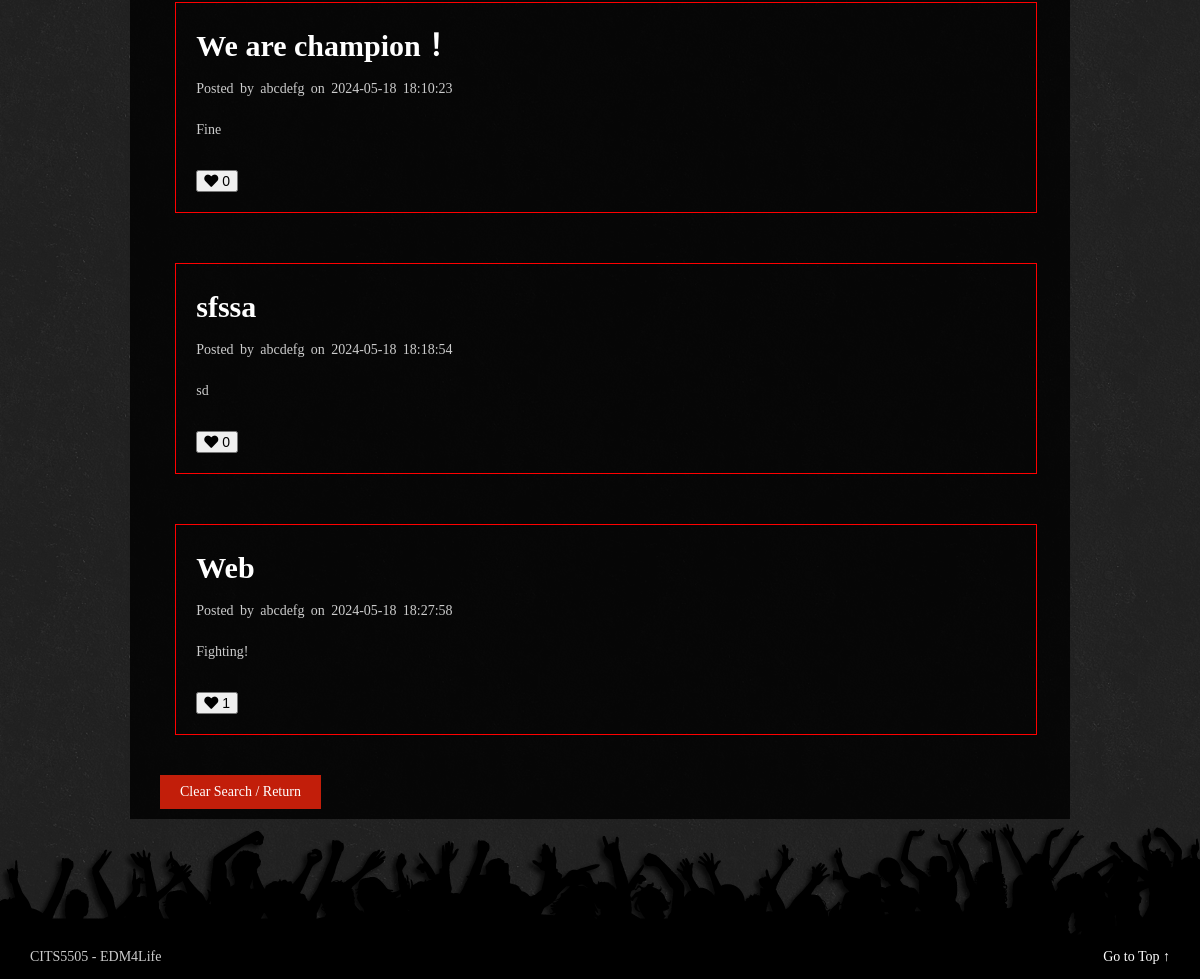
The app's page /post (signed in, lower part), older data.
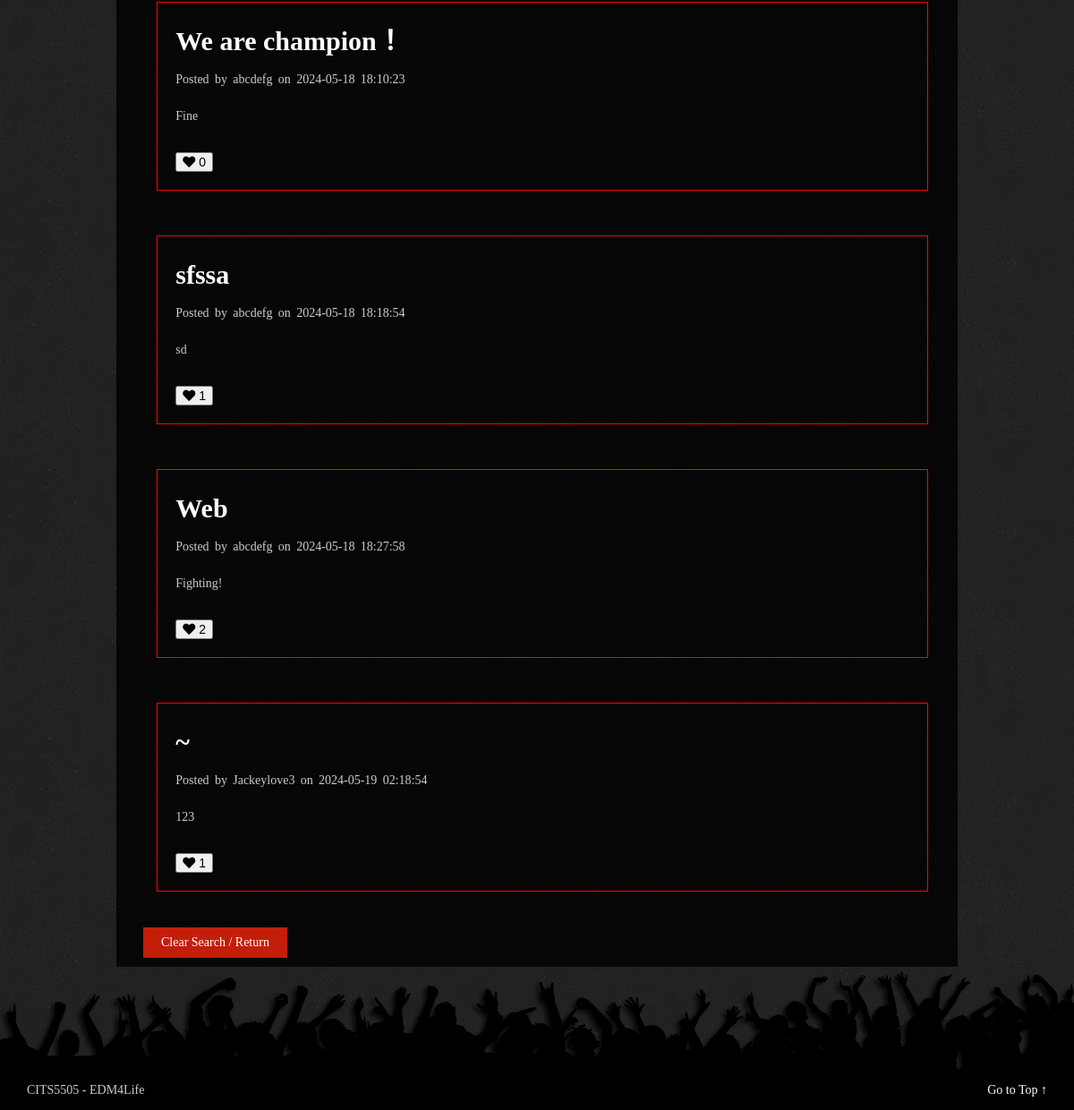
The same page, newer data.
### models.py (models this page shows, shortened)
class Request(db.Model):
    __tablename__ = 'requests'  # 表名
    id = db.Column(db.Integer, primary_key=True)  # 请求ID，主键
    title = db.Column(db.String(100), nullable=False)  # 请求标题，不能为空
    description = db.Column(db.Text, nullable=False)  # 请求描述，不能为空
    timestamp = db.Column(db.DateTime, default=lambda: datetime.now(timezone.utc), nullable=False)  # 时间戳，默认为当前时间，不能为空
    user_id = db.Column(db.Integer, db.ForeignKey('user.id'), nullable=False)  # 用户ID，外键，不能为空
    likes = db.relationship('Like', backref='request', lazy=True)  # 与 Like 模型的关系，一对多
    comments = db.relationship('Comment', backref='request', lazy=True)  # 与 Comment 模型的关系，一对多
    user = db.relationship('User', backref='user_requests', overlaps="author,requests")  # 与 User 模型的关系，多对一
    def like_count(self):
        return len(self.likes)

class User(db.Model, UserMixin):
    __tablename__ = 'user'  # 表名
    id = db.Column(db.Integer, primary_key=True)  # 用户ID，主键
    username = db.Column(db.String(80), unique=True, nullable=False)  # 用户名，唯一且不能为空
    email = db.Column(db.String(120), unique=True, nullable=False)  # 邮箱，唯一且不能为空
    password_hash = db.Column(db.String(128))  # 密码哈希
    likes = db.relationship('Like', backref='user', lazy=True)  # 与 Like 模型的关系，一对多
    comments = db.relationship('Comment', backref='user', lazy=True)  # 与 Comment 模型的关系，一对多
    requests = db.relationship('Request', backref='author', lazy=True, overlaps="author,requests")  # 与 Request 模型的关系，一对多
    points = db.relationship('Point', back_populates='user', lazy='dynamic')  # 与 Point 模型的关系，一对多
    daily_activity = db.relationship('UserDailyActivity', back_populates='user', lazy='dynamic')  # 与 UserDailyActivity 模型的关系，一对多

### site_views/views.py (the view)
@site_views.route('/post')
@login_required
def post():
    query = request.args.get('query')
    sort_by = request.args.get('sort_by')
    if query:
        requests_query = Request.query.filter(
            Request.title.ilike(f'%{query}%') | Request.description.ilike(f'%{query}%')
        )
    else:
        requests_query = Request.query
    if sort_by == 'date':
        requests = requests_query.order_by(Request.timestamp.desc()).all()
    elif sort_by == 'likes':
        requests = requests_query.outerjoin(Like).group_by(Request.id).order_by(db.func.count(Like.id).desc()).all()
    else:
        requests = requests_query.all()
    comment_form = CommentForm()
    new_request_id = request.args.get('request_id')
    return render_template('post.html', requests=requests, comment_form=comment_form, new_request_id=new_request_id)

### templates/post.html (shortened to what this page needs)
﻿<!DOCTYPE html>
<html lang="en">
<head>
  <link href="{{ url_for('static', filename='css/normalize.css') }}" rel="stylesheet" type="text/css" />
  <link href="{{ url_for('static', filename='css/style.css') }}" rel="stylesheet" type="text/css" />
  <link href="{{ url_for('static', filename='css/grid.css') }}" rel="stylesheet" type="text/css" />
  <link href="{{ url_for('static', filename='css/media.css') }}" rel="stylesheet" type="text/css" />
  <link rel="stylesheet" href="https://cdnjs.cloudflare.com/ajax/libs/font-awesome/5.15.3/css/all.min.css">
</head>
<body>
  <div class="wrapper">
    <div class="wrap">
      <div class="grids">
        {% if requests %} {% for request in requests %}
        <div class="grid-12">
          <div class="single-post">
            <h3>
              <a href="{{ url_for('site_views.single_post', request_id=request.id) }}">{{ request.title }}</a>
            </h3>
            <p>
              Posted by {{ request.user.username }} on {{
              request.timestamp.strftime('%Y-%m-%d %H:%M:%S') }}
            </p>
            <p>{% if request.description|length <= 50 %}
              {{ request.description }}
            {% else %}
              {{ request.description[:50] }}...
            {% endif %}</p>
            <button type="button" class="btn btn-primary like-btn" data-request-id="{{ request.id }}">
              <i class="fas fa-heart"></i>
              <span class="badge badge-light">{{ request.like_count() }}</span>
            </button>
          </div>
        </div>
        {% endfor %} {% endif %}
      </div>
      <div class="mb-3">
        <a href="{{ url_for('site_views.post') }}" class="button">Clear Search / Return</a>
      </div>
    </div>
  </div>
  <footer>
    <div class="credits">
      CITS5505 - EDM4Life
      <span><a id="top" href="#">Go to Top &uarr;</a></span>
    </div>
  </footer>
</body>
</html>

### static/css/style.css (style rules this page uses)
body { margin: 0px; padding: 0px; font-size: 14px; font-family: "ubunturegular"; background-color: #000; color: #ccc; background-image: url("../../images/bg.png"); background-repeat: repeat; background-attachment: fixed; }
h1, h2, h3, h4, h5, h6 { font-family: "dosisbold"; font-weight: bold; margin-bottom: 10px; margin-top: 0px; padding: 0px; line-height: 1.5; color: #fff; }
h3 { font-size: 30px; }
a { color: #fff !important; -webkit-transition: all 0.4s ease-in-out; -moz-transition: all 0.4s ease-in-out; -o-transition: all 0.4s ease-in-out; -ms-transition: all 0.4s ease-in-out; text-decoration: none; }
p { font-family: "ubunturegular"; font-size: 14px; line-height: 1.5; margin-bottom: 20px !important; margin-top: 0px !important; word-spacing: 0.2em; font-weight: normal; color: #ccc; }
i { font-family: "ubuntuitalic"; font-style: italic; }
.single-post { border: 1px solid red; padding: 20px; margin-bottom: 20px; }
.like-btn { margin-top: 10px; }
.button { font-family: "ubunturegular"; width: auto; color: #fff !important; cursor: pointer; display: inline-block; font-size: 14px; line-height: 1; margin: 5px 20px 0px 0px; outline: none; padding: 10px 20px 10px 20px; position: relative; text-align: center; text-decoration: none; -webkit-transition: background-color 0.15s ease-in-out; -moz-transition: background-color 0.15s ease-in-out; -o-transition: background-color 0.15s ease-in-out; transition: background-color 0.15s ease-in-out; border: none !important; background-color: #c21e0a; }
footer { background-image: url("../images/pt.png"); background-repeat: repeat-x; background-position: left bottom; height: 160px; width: 100%; bottom: 0px; z-index: 9; }
.credits { padding-right: 30px; padding-left: 30px; padding-top: 130px; }
.credits span { float: right; }

### static/css/grid.css (style rules this page uses)
.wrapper { width: 100%; margin-top: 80px; }
.wrap { max-width: 940px; padding: 10px 15px 10px 30px; margin: 0 auto; background-color: #000; background-color: rgba(0, 0, 0, 0.8); min-height: 600px; }
.grids { width: auto; max-width: 1000px; margin: 0 0 0 -1.7%; list-style: none; overflow: hidden; letter-spacing: -0.25em; }
.grids [class*="grid-"] { display: inline-block; margin: 0 0 0 1.7%; -webkit-box-sizing: border-box; -moz-box-sizing: border-box; box-sizing: border-box; vertical-align: top; letter-spacing: 0; padding: 15px; }
.grid-12 { width: 97.917%; margin: 0; }

Row changes from the older to the newer data that the page shows:
computed for Request "sfssa": like_count "0" → "1"
computed for Request "Web": like_count "1" → "2"
added Request: title "~", user.username "Jackeylove3", timestamp "2024-05-19 02:18:54", description "123", like_count "1"
